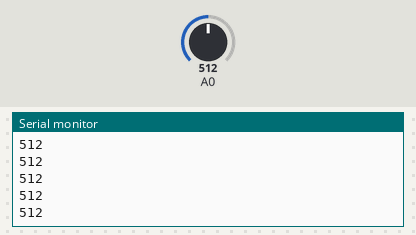
The sketch below on a simulated Arduino Uno, built with avr-gcc and run on an emulated ATmega328P. Shown: the last lines printed to the serial monitor. Inputs (shaded band) come from the test bench; at power-on: A0 = 512.

Above: at 1.2 s.
1.3 s: A0 set to 716
At 1.32 s:
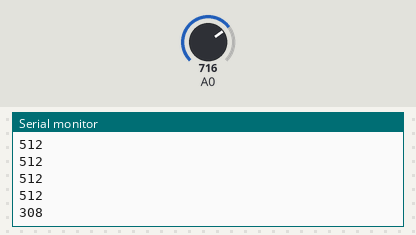
2.8 s: A0 set to 900
At 2.83 s:
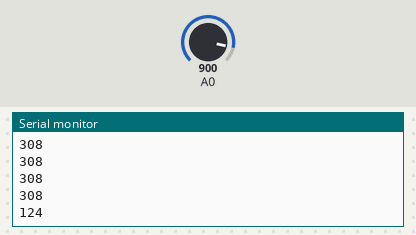
Timing chart, 0 to 5.8 s (numbered marks = the images above; inputs shaded):
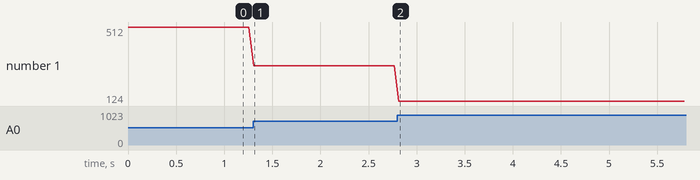

The sketch:

Node.ino
```cpp
void setup() {
  // initialize serial
  Serial.begin(9600);
}


void loop() {
  // read the input on analog pin 0:
  int sensorValue = analogRead(A0);
  //invert reading from 1024, and send it over serial
  Serial.println(1024-sensorValue);
  delay(50);
}
```

Measured:
- after the input at 1.3 s, the serial monitor: prints a new line at once (image 1)
- after the input at 2.8 s, the serial monitor: prints a new line at once (image 2)
- plotted number 1: 512 → 308 after the input at 1.3 s, 308 → 124 after the input at 2.8 s
